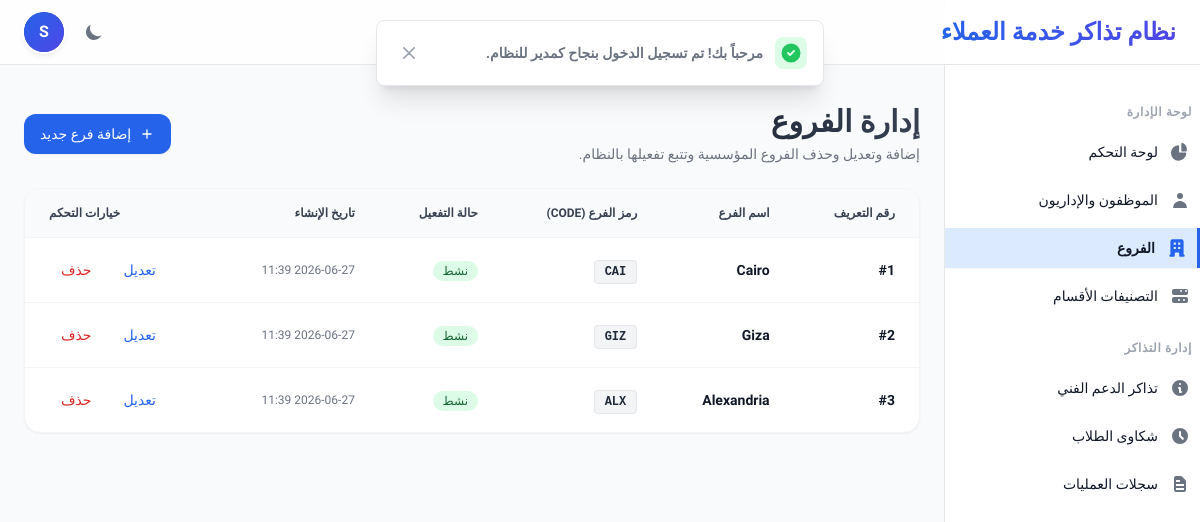
The app's page /admin/branches.php (signed in) with its own data.
### tables this page shows
CREATE TABLE IF NOT EXISTS `branches` (
    `id` INT AUTO_INCREMENT PRIMARY KEY,
    `name` VARCHAR(150) NOT NULL,
    `code` VARCHAR(50) UNIQUE,
    `status` ENUM('active','inactive') DEFAULT 'active',
    `created_at` TIMESTAMP DEFAULT CURRENT_TIMESTAMP
);

### admin/branches.php (the view, shortened to what this page needs)
<?php
$db = getDBConnection();
$branches = [];
try {
    $stmt = $db->query("SELECT * FROM branches ORDER BY id ASC");
    $branches = $stmt->fetchAll();
} catch (PDOException $e) {
    error_log("Branches list fetch error: " . $e->getMessage());
}
require_once __DIR__ . '/../includes/header.php';
require_once __DIR__ . '/../includes/sidebar.php';
?>
<main class="p-6 space-y-6 flex-1">
    <div class="flex flex-col md:flex-row md:items-center md:justify-between space-y-4 md:space-y-0">
        <div>
            <h1 class="text-3xl font-bold bg-gradient-to-r from-gray-900 to-gray-700 dark:from-white dark:to-gray-300 bg-clip-text text-transparent">
            </h1>
            <p class="mt-1 text-sm text-gray-500 dark:text-gray-400">
                إضافة وتعديل وحذف الفروع المؤسسية وتتبع تفعيلها بالنظام.
            </p>
        </div>
        <div>
            <button data-modal-target="add-branch-modal" data-modal-toggle="add-branch-modal" type="button" class="inline-flex items-center px-4 py-2.5 text-sm font-medium text-white bg-blue-600 hover:bg-blue-700 focus:ring-4 focus:outline-none focus:ring-blue-300 rounded-xl shadow-sm dark:bg-blue-600 dark:hover:bg-blue-700 transition-all">
                <svg class="w-4 h-4 ml-2" fill="none" stroke="currentColor" viewBox="0 0 24 24" xmlns="http://www.w3.org/2000/svg">
                    <path stroke-linecap="round" stroke-linejoin="round" stroke-width="2" d="M12 6v6m0 0v6m0-6h6m-6 0H6"/>
                </svg>
                إضافة فرع جديد
            </button>
        </div>
    </div>
    <div class="bg-white border border-gray-100 rounded-2xl shadow-sm dark:bg-gray-800 dark:border-gray-700 overflow-hidden">
        <div class="overflow-x-auto">
            <table class="w-full text-sm text-right text-gray-500 dark:text-gray-400">
                <thead class="text-xs text-gray-700 uppercase bg-gray-50 dark:bg-gray-700 dark:text-gray-400 border-b border-gray-100 dark:border-gray-700">
                    <tr>
                        <th scope="col" class="px-6 py-4">رقم التعريف</th>
                        <th scope="col" class="px-6 py-4">اسم الفرع</th>
                        <th scope="col" class="px-6 py-4">رمز الفرع (Code)</th>
                        <th scope="col" class="px-6 py-4">حالة التفعيل</th>
                        <th scope="col" class="px-6 py-4">تاريخ الإنشاء</th>
                        <th scope="col" class="px-6 py-4 text-left">خيارات التحكم</th>
                    </tr>
                </thead>
                <tbody class="divide-y divide-gray-100 dark:divide-gray-700">
                    <?php if (empty($branches)): ?>
                        <tr>
                            <td colspan="6" class="px-6 py-8 text-center text-gray-500 dark:text-gray-400">
                                لا يوجد فروع مسجلة بالنظام حتى الآن.
                            </td>
                        </tr>
                    <?php else: ?>
                        <?php foreach ($branches as $branch): ?>
                            <tr class="hover:bg-gray-50/50 dark:hover:bg-gray-700/30 transition-colors">
                                <td class="px-6 py-4 font-semibold text-gray-900 dark:text-white">#<?php echo $branch['id']; ?></td>
                                <td class="px-6 py-4 font-semibold text-gray-900 dark:text-white"><?php echo htmlspecialchars($branch['name']); ?></td>
                                <td class="px-6 py-4">
                                    <span class="px-2.5 py-1 text-xs font-mono font-bold rounded bg-gray-100 text-gray-800 dark:bg-gray-700 dark:text-gray-300 border border-gray-200 dark:border-gray-600">
                                        <?php echo htmlspecialchars($branch['code']); ?>
                                    </span>
                                </td>
                                <td class="px-6 py-4">
                                    <?php if ($branch['status'] === 'active'): ?>
                                        <span class="inline-flex items-center px-2.5 py-0.5 text-xs font-medium rounded-full bg-green-100 text-green-800 dark:bg-green-900 dark:text-green-200">
                                            نشط
                                        </span>
                                    <?php else: ?>
                                        <span class="inline-flex items-center px-2.5 py-0.5 text-xs font-medium rounded-full bg-red-100 text-red-800 dark:bg-red-900 dark:text-red-200">
                                            غير نشط
                                        </span>
                                    <?php endif; ?>
                                </td>
                                <td class="px-6 py-4 text-xs">
                                    <?php echo date('Y-m-d H:i', strtotime($branch['created_at'])); ?>
                                </td>
                                <td class="px-6 py-4 text-left flex items-center justify-end gap-2">
                                    <button data-modal-target="edit-modal-<?php echo $branch['id']; ?>" data-modal-toggle="edit-modal-<?php echo $branch['id']; ?>" class="font-medium text-blue-600 dark:text-blue-500 hover:underline px-3 py-1.5 hover:bg-blue-50 dark:hover:bg-blue-900/20 rounded-lg transition-colors">
                                        تعديل
                                    </button>
                                    <button data-modal-target="delete-modal-<?php echo $branch['id']; ?>" data-modal-toggle="delete-modal-<?php echo $branch['id']; ?>" class="font-medium text-red-600 dark:text-red-500 hover:underline px-3 py-1.5 hover:bg-red-50 dark:hover:bg-red-900/20 rounded-lg transition-colors">
                                        حذف
                                    </button>
                                </td>
                            </tr>
                        <?php endforeach; ?>
                    <?php endif; ?>
                </tbody>
            </table>
        </div>
    </div>
</main>
<?php
require_once __DIR__ . '/../includes/footer.php';
?>

### includes/header.php (style rules this page uses)
body { font-family: 'Cairo', sans-serif; }

### records on screen
branches: id "1", name "Cairo", code "CAI", status "نشط", created_at "2026-06-27 11:39"
branches: id "2", name "Giza", code "GIZ", status "نشط", created_at "2026-06-27 11:39"
branches: id "3", name "Alexandria", code "ALX", status "نشط", created_at "2026-06-27 11:39"

### other values on screen
substr($_SESSION['user_name'] ?? 'م', 0, 1) "S"
$_SESSION['success'] "مرحباً بك! تم تسجيل الدخول بنجاح كمدير للنظام."
